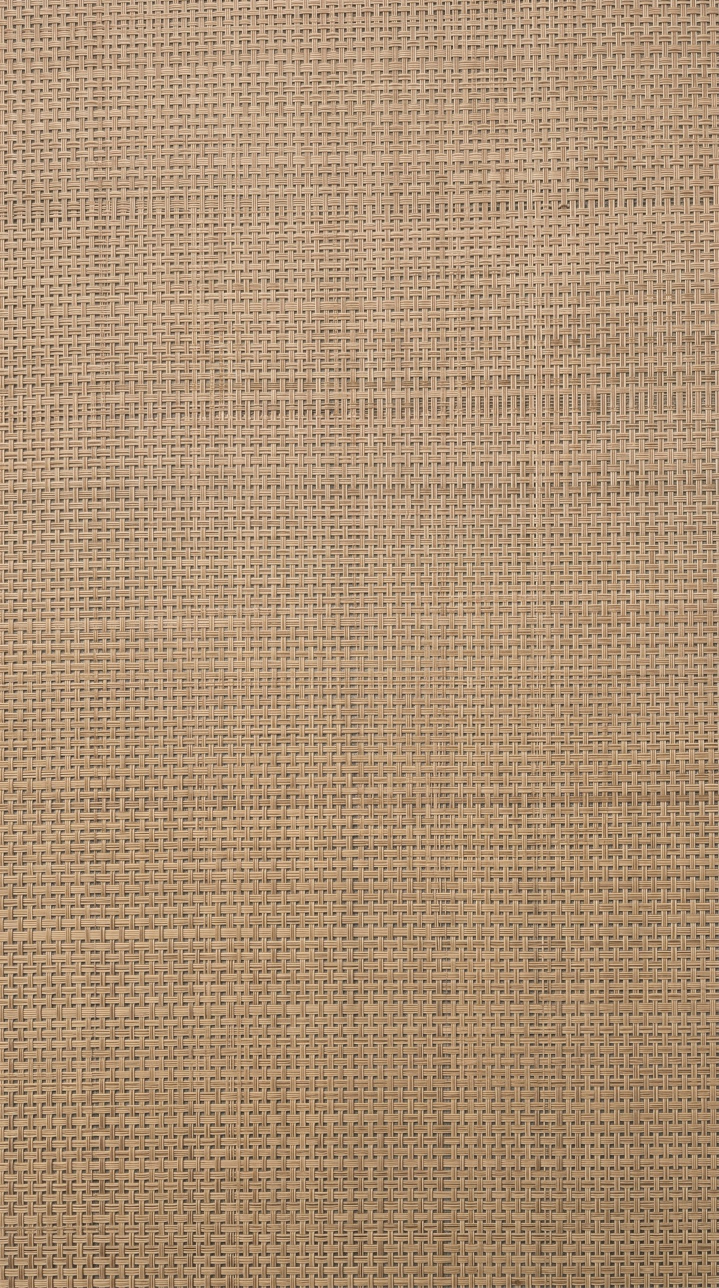
#> input picture motion/bisou/sources/gemini/placemat.jpg, 1438 x 2576 px (shown at 1/2 size)
$ python storyboard_frames.py
#> lines starting #> are read from the running program, lines starting #| are printed output that depends on the picture
"""Storyboard frames for the Bisou breakfast reel, made from the real assets (540x960 each).
Run from motion/bisou: python3 -I tools/storyboard_frames.py  ->  storyboard/frames/N.jpg"""
import os, math, numpy as np
from PIL import Image, ImageDraw, ImageFont, ImageFilter, ImageEnhance
R = os.path.dirname(os.path.dirname(os.path.abspath(__file__)))
G, HI, OUT = R + '/sources/gemini/', R + '/hi/', R + '/storyboard/frames/'
os.makedirs(OUT, exist_ok=True)
W, H = 540, 960
F800 = lambda s: ImageFont.truetype(R + '/fonts/Nunito-800.ttf', s)
F600 = lambda s: ImageFont.truetype(R + '/fonts/Nunito-600.ttf', s)
INK = (43, 26, 18)                       # cutting-board brown from their profile logo

def cover(img, w=W, h=H, cx=.5, cy=.5):
#> called with w = 540, h = 960, cx = 0.5, cy = 0.5
    s = max(w / img.width, h / img.height); im = img.resize((round(img.width * s), round(img.height * s)), Image.LANCZOS)
#> after `s = max(w / img.width, h / img.height)`: s = 0.376
#> after `im = img.resize((round(img.width * s), round(img.height * s)), Image.L`:
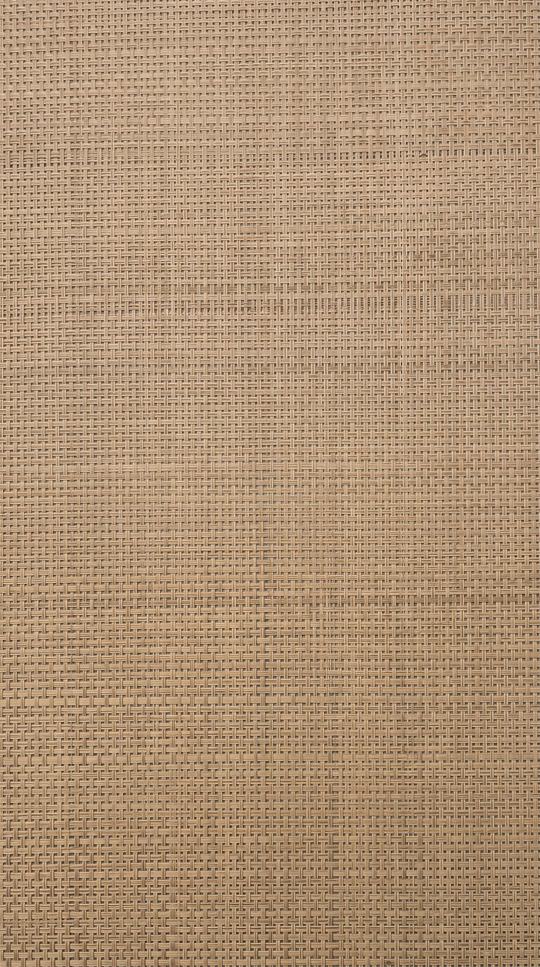
#> im: PIL image 540x967 RGB; mean R, G, B 175.2, 146.8, 117.6
    x = int((im.width - w) * cx); y = int((im.height - h) * cy); return im.crop((x, y, x + w, y + h))
#> after `x = int((im.width - w) * cx)`: x = 0
#> after `y = int((im.height - h) * cy)`: y = 3
#> after `return im.crop((x, y, x + w, y + h))`:
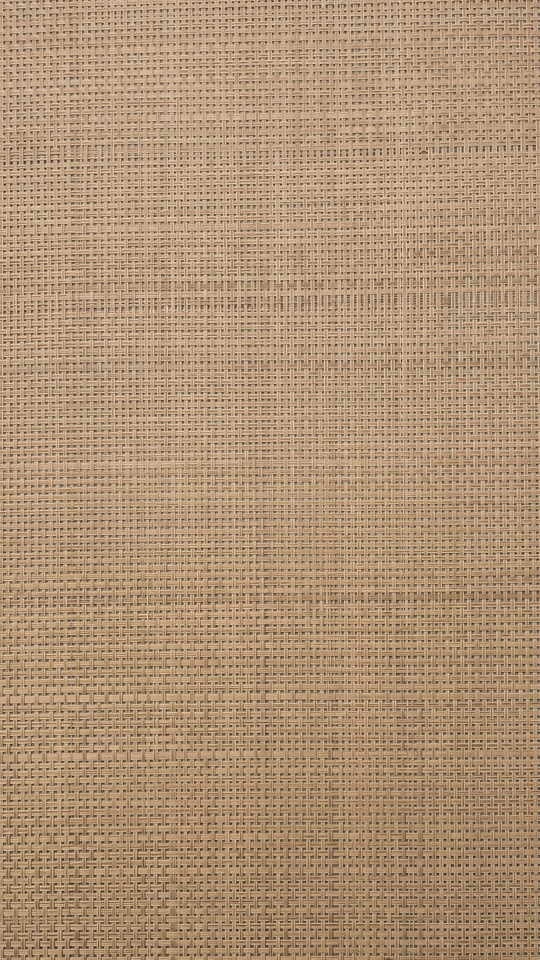
#> returned value: PIL image 540x960 RGB; mean R, G, B 175.2, 146.9, 117.6

MAT = cover(Image.open(G + 'placemat.jpg').convert('RGB'))
def mat(dim=0.0, blur=1.2):
    m = MAT.filter(ImageFilter.GaussianBlur(blur))
    return ImageEnhance.Brightness(m).enhance(1 - dim).convert('RGBA')

def plate(name, width, f='hero'):
    im = Image.open(HI + f'{name}_hero.png') if f == 'hero' else Image.open(G + f'{name}.jpg').convert('RGBA')
    s = width / im.width; return im.resize((round(im.width * s), round(im.height * s)), Image.LANCZOS)

def put(base, im, cx, cy, rot=0, shadow=True):
    if rot: im = im.rotate(rot, expand=True, resample=Image.BICUBIC)
    x, y = round(cx - im.width / 2), round(cy - im.height / 2)
    if shadow:
        a = im.split()[3].filter(ImageFilter.GaussianBlur(14)); sh = Image.new('RGBA', im.size, (20, 10, 5, 0)); sh.putalpha(a.point(lambda v: v * .45))
        base.alpha_composite(sh, (x + 10, y + 18))
    base.alpha_composite(im, (x, y))

def label(base, text, y, sub=None):
    d = ImageDraw.Draw(base); f = F800(30); tw = d.textlength(text, font=f)
    mark = Image.open(HI + 'mark_white.png'); u = mark.crop((330, 0, 1000, 520)); u = u.resize((round(u.width * 34 / u.height), 34), Image.LANCZOS)
    bw = int(tw + u.width + 52); x = (W - bw) // 2
    d.rectangle([x, y, x + bw, y + 58], fill=INK)
    base.alpha_composite(u, (x + 16, y + 12)); d.text((x + 16 + u.width + 14, y + 10), text, font=f, fill=(255, 250, 242))

def fork(base, tip_x, tip_y, ang=0, scale=.55):
    fk = Image.open(HI + 'fork.png'); fk = fk.resize((round(fk.width * scale), round(fk.height * scale)), Image.LANCZOS)
    put(base, fk.rotate(ang, expand=True, resample=Image.BICUBIC), tip_x, tip_y, shadow=True)

def caption(base, text, y, size=40):
    d = ImageDraw.Draw(base); f = F800(size); tw = d.textlength(text, font=f)
    d.text(((W - tw) / 2 + 2, y + 3), text, font=f, fill=(0, 0, 0, 120)); d.text(((W - tw) / 2, y), text, font=f, fill=(255, 250, 242))

def counter(base, n):
    d = ImageDraw.Draw(base); f = F800(64); t = f'{n}/5'
    x = W - 40 - d.textlength(t, font=f); d.text((x + 4, 58), t, font=f, fill=(0, 0, 0, 110)); d.text((x, 52), t, font=f, fill=(255, 250, 242))

def save(im, n): im.convert('RGB').save(OUT + f'{n}.jpg', quality=90)

# 1 hook: macro of the benedict, the fork sneaking in
#> (the run stopped early here; a loop or call above may not have finished)
